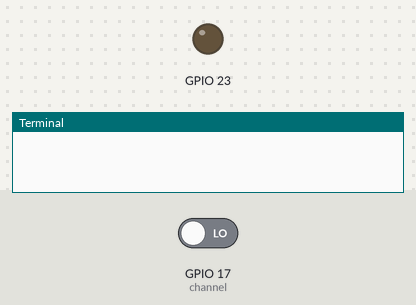
Recording of a program running on a simulated Raspberry Pi (BCM pin numbers). Shown: output pins drawn as LEDs (lit = HIGH), the last lines printed to the terminal. The inputs (shaded band) are chosen by the test bench; at power-on: GPIO 17 (channel) LOW.

Above: at 1.2 s.
1.3 s: GPIO 17 (channel) driven HIGH
At 1.9 s:
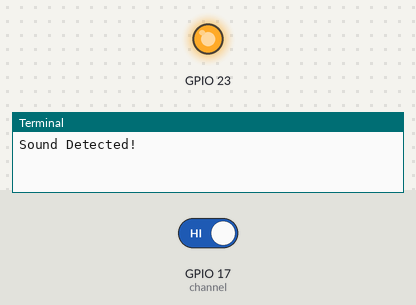
Timing chart, 0 to 4.8 s (numbered marks = the images above; inputs shaded):
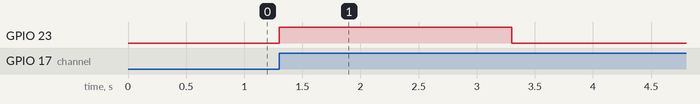

The program:

sound.py
```python
#!/usr/bin/python
import RPi.GPIO as GPIO
import time

#GPIO SETUP
channel = 17
GPIO.setmode(GPIO.BCM)
GPIO.setup(channel, GPIO.IN)
GPIO.setup(23, GPIO.OUT)

def callback(channel):
        if GPIO.input(channel):
                GPIO.output(23, GPIO.HIGH)
                print("Sound Detected!")
                time.sleep(2)
                GPIO.output(23, GPIO.LOW)
        else:
                print("Sound Detected2!")

GPIO.add_event_detect(channel, GPIO.BOTH, bouncetime=300)  # let us know when the pin goes HIGH or LOW
GPIO.add_event_callback(channel, callback)  # assign function to GPIO PIN, Run function on change

# infinite loop
while True:
        time.sleep(1)
```

Measured:
- after the input at 1.3 s, GPIO 23: LOW → HIGH at once, → LOW 2.0 s later
